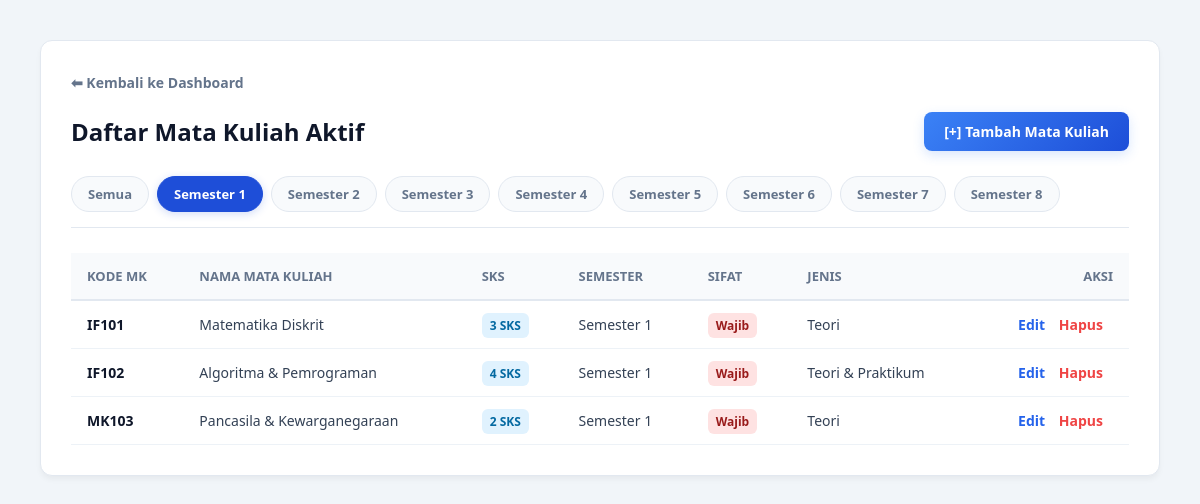
Screenshot of /Matakuliah/index.php?semester=1 with the database file from the repository.
### tables this page shows
CREATE TABLE `matakuliah` (
  `Kode_Matakuliah` varchar(15) NOT NULL,
  `Nama_Matakuliah` varchar(30) NOT NULL,
  `SKS` int(11) NOT NULL,
  `semester` int(11) NOT NULL,
  `Sifat_Matakuliah` varchar(20) DEFAULT NULL,
  `Jenis_Matakuliah` varchar(30) DEFAULT NULL
);

### Matakuliah/index.php (the view, shortened to what this page needs)
<?php
include '../koneksi.php';
$semester_terpilih = isset($_GET['semester']) ? $_GET['semester'] : 'semua';
if ($semester_terpilih == 'semua') {
    $query = mysqli_query($koneksi, "SELECT * FROM matakuliah ORDER BY semester ASC, Kode_Matakuliah ASC");
} else {
    $sem_int = intval($semester_terpilih);
    $query = mysqli_query($koneksi, "SELECT * FROM matakuliah WHERE semester = $sem_int ORDER BY Kode_Matakuliah ASC");
}
?>
<!DOCTYPE html>
<html lang="id">
    <head>
    </head>
    <body>
        <div class="container">
            <a href="../dashboard.php" class="btn-back">⬅ Kembali ke Dashboard</a>
            <div class="header-section">
                <h2>Daftar Mata Kuliah Aktif</h2>
                <a href="tambah.php" class="btn-add">[+] Tambah Mata Kuliah</a>
            </div>
            <div class="filter-container">
                <a href="index.php?semester=semua" class="filter-tab <?= ($semester_terpilled_atau_aktif == 'semua' || $semester_terpilih == 'semua') ? 'active' : ''; ?>">Semua</a>
                <?php for($s = 1; $s <= 8; $s++) { ?>
                    <a href="index.php?semester=<?= $s; ?>" class="filter-tab <?= ($semester_terpilih == $s) ? 'active' : ''; ?>">Semester <?= $s; ?></a>
                <?php } ?>
            </div>
            <table>
                <thead>
                    <tr>
                        <th>Kode MK</th>
                        <th>Nama Mata Kuliah</th>
                        <th>SKS</th>
                        <th>Semester</th>
                        <th>Sifat</th>
                        <th>Jenis</th>
                        <th style="text-align: right;">Aksi</th>
                    </tr>
                </thead>
                <tbody>
                    <?php
                    if (mysqli_num_rows($query) > 0) {
                        while($row = mysqli_fetch_array($query)) {
                    ?>
                    <tr>
                        <td style="font-weight: 600; color: #0f172a;"><?= $row['Kode_Matakuliah']; ?></td>
                        <td><?= $row['Nama_Matakuliah']; ?></td>
                        <td><span class="badge badge-sks"><?= $row['SKS']; ?> SKS</span></td>
                        <td>Semester <?= $row['semester']; ?></td>
                        <td>
                            <?php if($row['Sifat_Matakuliah'] == 'Wajib') { ?>
                                <span class="badge badge-wajib">Wajib</span>
                            <?php } else if($row['Sifat_Matakuliah'] == 'Pilihan') { ?>
                                <span class="badge badge-pilihan">Pilihan</span>
                            <?php } else { ?>
                                <span style="color: #94a3b8;">-</span>
                            <?php } ?>
                        </td>
                        <td><?= $row['Jenis_Matakuliah'] ?: '<span style="color: #94a3b8;">-</span>'; ?></td>
                        <td class="action-links" style="text-align: right; white-space: nowrap;">
                            <a href="tambah.php?kode=<?= $row['Kode_Matakuliah']; ?>" class="link-edit">Edit</a>
                            <a href="hapus.php?kode=<?= $row['Kode_Matakuliah']; ?>" class="link-hapus" onclick="return confirm('Yakin ingin menghapus?')">Hapus</a>
                        </td>
                    </tr>
                    <?php
                        }
                    } else {
                    ?>
                    <tr>
                        <td colspan="7" class="empty-state">Tidak ada mata kuliah di Semester <?= htmlspecialchars($semester_terpilih); ?>.</td>
                    </tr>
                    <?php } ?>
                </tbody>
            </table>
        </div>
    </body>
</html>

### Matakuliah/index.php (style rules this page uses)
body { background-color: #f1f5f9; font-family: 'Segoe UI', -apple-system, BlinkMacSystemFont, sans-serif; margin: 0; padding: 40px; color: #1e293b; }
.container { max-width: 1100px; margin: 0 auto; background-color: #ffffff; border-radius: 12px; padding: 30px; box-shadow: 0 4px 6px -1px rgba(0, 0, 0, 0.05); border: 1px solid #e2e8f0; }
.btn-back { display: inline-flex; align-items: center; text-decoration: none; color: #64748b; font-size: 14px; font-weight: 600; margin-bottom: 20px; }
.header-section { display: flex; justify-content: space-between; align-items: center; margin-bottom: 25px; }
h2 { margin: 0; font-size: 24px; color: #0f172a; font-weight: 700; }
.btn-add { text-decoration: none; background: linear-gradient(135deg, #3b82f6 0%, #1d4ed8 100%); color: white; padding: 10px 20px; border-radius: 8px; font-size: 14px; font-weight: 600; box-shadow: 0 4px 12px rgba(59, 130, 246, 0.2); }
.filter-container { display: flex; flex-wrap: wrap; gap: 8px; margin-bottom: 25px; padding-bottom: 15px; border-bottom: 1px solid #e2e8f0; }
.filter-tab { text-decoration: none; padding: 8px 16px; border-radius: 20px; font-size: 13px; font-weight: 600; color: #64748b; background-color: #f8fafc; border: 1px solid #e2e8f0; transition: all 0.2s ease; }
.filter-tab.active { background-color: #1e4ed8; color: #ffffff; border-color: #1e4ed8; box-shadow: 0 2px 8px rgba(30, 78, 216, 0.2); }
table { width: 100%; border-collapse: collapse; margin-top: 10px; text-align: left; }
th { background-color: #f8fafc; color: #64748b; font-weight: 600; font-size: 13px; text-transform: uppercase; padding: 14px 16px; border-bottom: 2px solid #e2e8f0; }
td { padding: 14px 16px; font-size: 14px; color: #334155; border-bottom: 1px solid #edf2f7; }
.badge { padding: 4px 8px; border-radius: 6px; font-weight: 600; font-size: 12px; }
.badge-sks { background-color: #e0f2fe; color: #0369a1; }
.badge-wajib { background-color: #fee2e2; color: #991b1b; }
.action-links a { text-decoration: none; font-weight: 600; font-size: 14px; margin-right: 10px; }
.link-edit { color: #2563eb; }
.link-hapus { color: #ef4444; }

### rows the page displays
matakuliah: Kode_Matakuliah "IF101", Nama_Matakuliah "Matematika Diskrit", SKS "3", semester "1", Sifat_Matakuliah "Wajib", Jenis_Matakuliah "Teori"
matakuliah: Kode_Matakuliah "IF102", Nama_Matakuliah "Algoritma & Pemrograman", SKS "4", semester "1", Sifat_Matakuliah "Wajib", Jenis_Matakuliah "Teori & Praktikum"
matakuliah: Kode_Matakuliah "MK103", Nama_Matakuliah "Pancasila & Kewarganegaraan", SKS "2", semester "1", Sifat_Matakuliah "Wajib", Jenis_Matakuliah "Teori"
